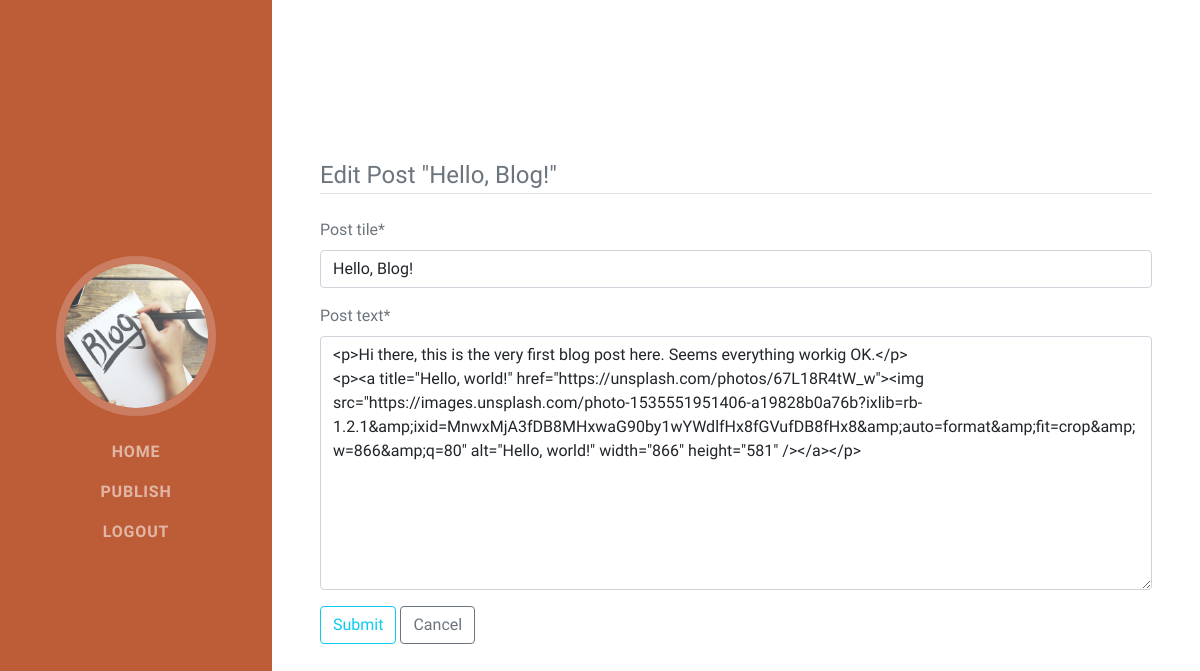
Page /blog/1/edit/ (signed in) on the committed database.
### blog/models.py (models this page shows, shortened)
class BlogPost(models.Model):
  post_title = models.CharField('Post tile', max_length=500, null=True)
  post_author = models.ForeignKey(User, on_delete=models.SET_NULL, null=True)
  pub_time = models.DateTimeField('Publication time', auto_now_add=True, null=True, blank=True)
  post_text = HTMLField()
  class Meta:
      verbose_name = 'Post'
      verbose_name_plural = 'Posts'

### blog/views.py (the view, shortened to what this page needs)
# urls.py: path('<int:pk>/edit/', views.BlogPostUpdateView.as_view(), name='blogpost-edit'),
class BlogPostUpdateView(UpdateView, LoginRequiredMixin, UserPassesTestMixin):
    model = BlogPost
    form_class = BlogPostUpdateForm
    template_name = 'blogpost_update.html'

### blog/forms.py
class BlogPostUpdateForm(forms.ModelForm):
    class Meta:
        model = BlogPost
        fields = ['post_title', 'post_text']

### blog/templates/blogpost_update.html (shortened to what this page needs)
{% extends "base.html" %}
{% load crispy_forms_tags %}
{% block content %}
<section class="resume-section" id="skills">
  <div class="resume-section-content">
    <form method="POST" enctype="multipart/form-data">
      <fieldset class="form-group">
          <legend class="border-bottom mb-4">{% if blogpost.post_title %} Edit Post "{{blogpost.post_title}}" {% else %} Create Post {% endif %}</legend>
          {{ form|crispy }}
      </fieldset>
      <div class="form-group">
          <button class="btn btn-outline-info" type="submit">Submit</button>
          {% if blogpost.post_title %}<a class="btn btn-outline-secondary" href="{% url 'blogpost' blogpost.id %}">Cancel</a>{% endif %}
      </div>
    </form>
  </div>
</section>
{% endblock %}

### rows in the picture
BlogPost: post_title "Hello, Blog!", post_text "<p>Hi there, this is the very first blog post here. Seems everything workig OK.</p> <p><a title=\"Hello, world!\" href=\"https://unsplash.com/photos/67L18R4tW_w\"><img src=\"https://images.unsplash.com/photo-1535551951406-a19828b0a76b?ixlib=rb-1.2.1&amp;ixid=MnwxMjA3fDB8MHxwaG90by1wYWdlfHx8fGVufDB8fHx8&amp;auto=format&amp;fit=crop&amp;w=866&amp;q=80\" alt=\"Hello, world!\" width=\"866\" height=\"581\" /></a></p>"
